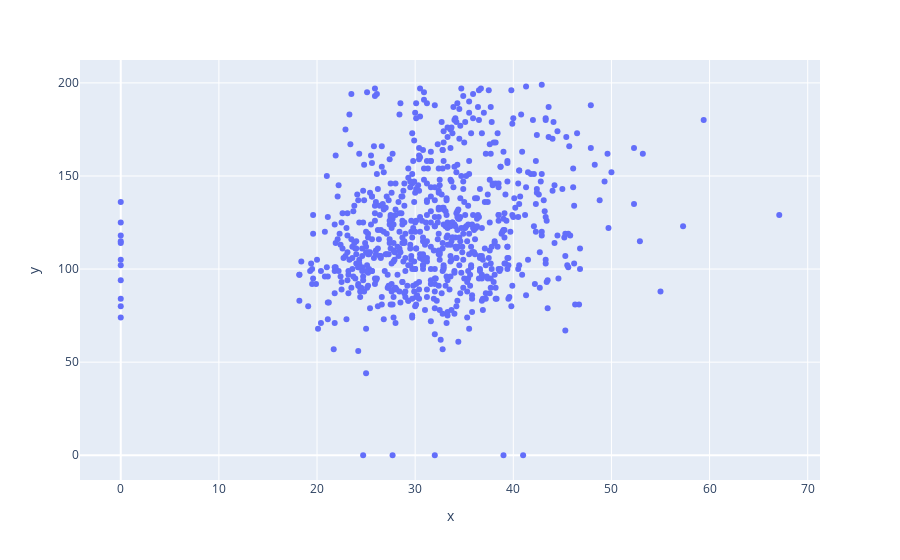

Notebook cell for this chart:
### Code cell
fig = px.scatter(
  x=dataset["BMI"], y=dataset["Glucose"],
)
fig.show()

### Figure 1 — Plotly figure (JSON) as saved in the notebook; plotly's stock layout.template omitted (floating-point values rounded to 4 significant figures; data arrays with more than 128 entries replaced by an {"elided": "..."} marker saying what was removed)
{"data": [{"hovertemplate": "x=%{x}<br>y=%{y}<extra></extra>", "legendgroup": "", "marker": {"color": "#636efa", "symbol": "circle"}, "mode": "markers", "name": "", "orientation": "v", "showlegend": false, "type": "scatter", "x": {"elided": "768 float values"}, "xaxis": "x", "y": {"elided": "768 int values"}, "yaxis": "y"}], "layout": {"legend": {"tracegroupgap": 0}, "margin": {"t": 60}, "xaxis": {"anchor": "y", "domain": [0, 1], "title": {"text": "x"}}, "yaxis": {"anchor": "x", "domain": [0, 1], "title": {"text": "y"}}}}
